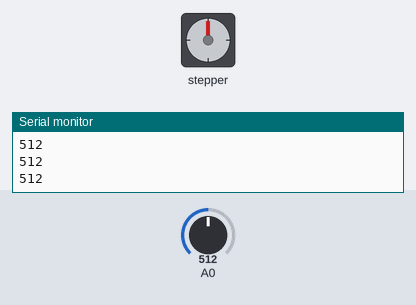
Recording of a sketch running on a simulated Arduino Uno, built with avr-gcc and run on an emulated ATmega328P. Shown: stepper motor, the last lines printed to the serial monitor. Wiring (inferred from the names in the program): stepper motor driver (200 steps per turn assumed): step pin 3; direction pin 4. The inputs (shaded band) are chosen by the test bench; at power-on: A0 = 512.

Above: at 1.2 s.
1.3 s: A0 set to 106
2.8 s: A0 set to 95
At 2.97 s:
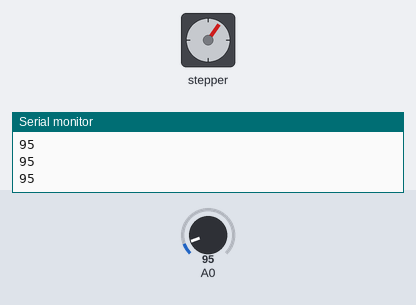
5.8 s: A0 set to 122
7.3 s: A0 set to 90
At 7.47 s:
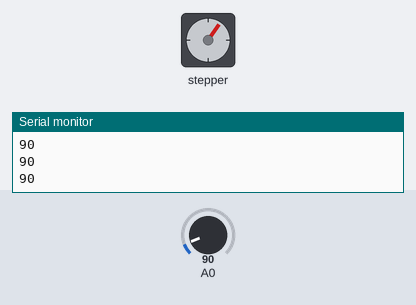
Timing chart, 0 to 10.3 s (numbered marks = the images above; inputs shaded):
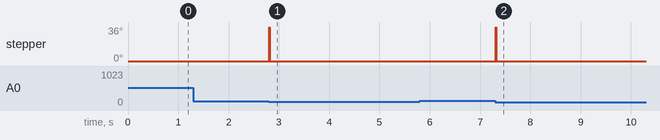

Measured:
- after the input at 2.8 s, stepper: goes 36° 0.01 s, then 0°, starting at once
- after the input at 7.3 s, stepper: goes 36° 0.01 s, then 0°, starting at once

The sketch:

stepper_1.ino
```cpp
int stepPin = 3;
int dirPin = 4;

int t = 5;

int counter = 0;

int x;
int y;

bool rotate = false;
bool off = true;

void setup() {
  pinMode ( stepPin , OUTPUT );
  pinMode ( dirPin , OUTPUT );
  Serial.begin(9600);
}

void loop() {
  x = analogRead(A0);
  Serial.println(x);

  counter++;

  if ( x < 100 )
  {
    rotate = true;
    off = false;
  }
  else if ( x > 1000 )
  {
    rotate = false;
    off = false;
  }
  else
  {
    off = true;
  }

  if ( off == false && rotate == true )
  {
    if ( counter % 2 == 0 )
    {
      digitalWrite ( dirPin , HIGH );
    }
    else
    {
      digitalWrite ( dirPin , LOW );
    }


    for ( int i = 0 ; i < 20 ; i ++ )
    {
      digitalWrite ( stepPin , HIGH );
      delayMicroseconds ( t );
      digitalWrite ( stepPin , LOW );
      delayMicroseconds ( t );
    }
  }
  else if ( off == false && rotate == false )
  {
    if ( counter % 2 == 0 )
    {
      digitalWrite ( dirPin , HIGH );
    }
    else
    {
      digitalWrite ( dirPin , LOW );
    }


    for ( int i = 0 ; i < 20 ; i ++ )
    {
      digitalWrite ( stepPin , LOW );
      delayMicroseconds ( t );
      digitalWrite ( stepPin , HIGH );
      delayMicroseconds ( t );
    }
  }
  else if ( off == true )
  {

  }


  delay ( 10 );

}
```
